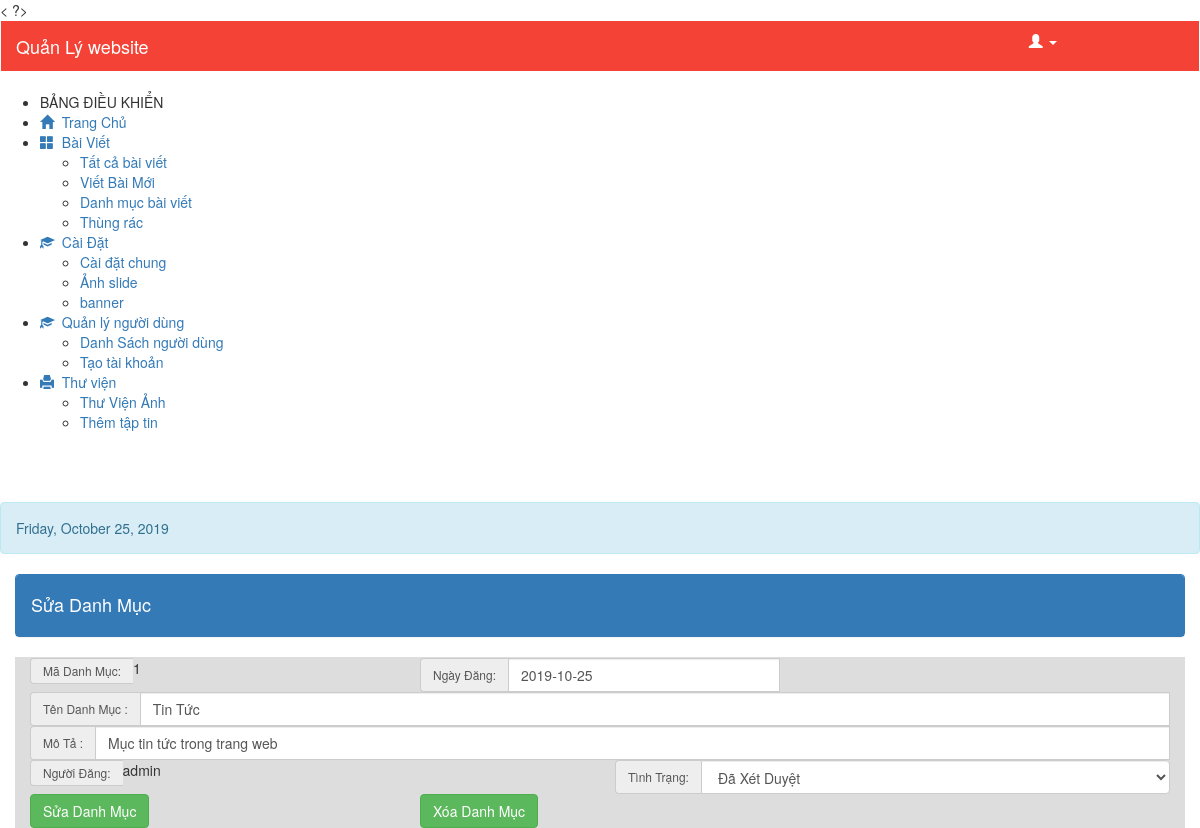
/sua-danh-muc.php?per_id=1 (signed in), run on the app's committed database.
### tables this page shows
CREATE TABLE `danhmuc` (
  `iddanhmuc` int(10) NOT NULL,
  `tendanhmuc` varchar(300) NOT NULL,
  `mota` varchar(250) NOT NULL,
  `iddangnhap` int(1) NOT NULL,
  `ngaydang` date NOT NULL,
  `idtinhtrang` int(10) NOT NULL
);

CREATE TABLE `dangnhap` (
  `iddangnhap` int(10) NOT NULL,
  `tendangnhap` varchar(300) NOT NULL,
  `matkhau` varchar(300) NOT NULL,
  `hoten` varchar(300) NOT NULL,
  `diachi` varchar(300) NOT NULL,
  `kichhoat` varchar(50) NOT NULL,
  `ngaylap` date NOT NULL,
  `idphanquyen` int(10) NOT NULL
);

### sua-danh-muc.php (the view, shortened to what this page needs)
<?php include("header.php") ?>
<?php
include ("connect.php");
$result=$con->prepare("SELECT dangnhap.iddangnhap,dangnhap.tendangnhap,danhmuc.iddanhmuc,danhmuc.tendanhmuc,danhmuc.mota,danhmuc.iddangnhap,danhmuc.ngaydang,danhmuc.idtinhtrang,tinhtrang.idtinhtrang,tinhtrang.tentinhtrang FROM dangnhap,danhmuc,tinhtrang where dangnhap.iddangnhap=danhmuc.iddangnhap and danhmuc.idtinhtrang=tinhtrang.idtinhtrang and danhmuc.iddanhmuc='{$_GET['per_id']}'");
$result->execute();
$fetch = $result->fetchall();
foreach ($fetch as $key => $row) {
?>
    <link href="css/style2.css" rel="stylesheet">
    <section class="content">
        <div class="container-fluid">
      <form action="sua-danh-muc.php" method="POST" enctype="multipart/form-data" name="form1" id="form1">
            <div class="row clearfix">
                <div class="col-lg-12 col-md-12 col-sm-12 col-xs-12">
                    <div class="card">
                        <div class = "panel panel-primary">
                            <div class = "panel-heading">
                                <h4>Sửa Danh Mục</h4>
                            </div>
                        </div>
                        <div class="body">
                        <div  class="container-fluid" style="background-color: #ddd;">
                            <div class="demo-masked-input">
                                <div class="row clearfix">
                                    <div class="col-md-12">
                                    </div>
 <div class="col-md-4">
                                        <div class="input-group">
                                            <span class="input-group-addon">
                                                Mã Danh Mục:
                                            </span>
                                                <div class="form-line">
                                                    <?php echo $row['iddanhmuc']; ?>
                                                </div>
                                        </div>
                                    </div>
                                     <div class="col-md-4">
                                        <div class="input-group">
                                            <span class="input-group-addon">
                                                Ngày Đăng:
                                            </span>
                                                <div class="form-line">
                                                <input type="text" class="form-control" name="ngaydang" placeholder="Ngày Đăng" value="<?php echo $row['ngaydang']; ?>">
                                                </div>
                                        </div>
                                    </div>
                                    <div class="col-md-12">
                                        <div class="input-group">
                                            <span class="input-group-addon">
                                                Tên Danh Mục :
                                            </span>
                                                <div class="form-line">
                                            <input type="text" class="form-control" name="tendanhmuc" placeholder="Tên Danh Mục" value="<?php echo $row['tendanhmuc']; ?>">
                                                </div>
                                        </div>
                                    </div>
                                       <div class="col-md-12">
                                        <div class="input-group">
                                            <span class="input-group-addon">
                                                Mô Tả :
                                            </span>
                                                <div class="form-line">
                                            <input type="text" class="form-control" name="mota" placeholder="Mô Tả" value="<?php echo $row['mota']; ?>">
                                                </div>
                                        </div>
                                    </div>
 <div class="col-md-6">
                                        <div class="input-group">
                                            <span class="input-group-addon">
                                                Người Đăng:
                                            </span>
                                                <div class="form-line">
                                                    <?php echo $row['tendangnhap']; ?>
                                                </div>
                                        </div>
                                    </div>
                                   <div class="col-md-6">
                                        <div class="input-group">
                                            <span class="input-group-addon">
                                                Tình Trạng:
                                            </span>
                                               <select class="form-control" name="tinhtrang">
                                    <?php
                                        include("connect.php");
                                        $personnel = $con->prepare("SELECT * FROM tinhtrang ORDER BY idtinhtrang");
                                        $personnel->execute();
                                        while($row = $personnel->fetch()) {
                                            $idtinhtrang = $row['idtinhtrang'];
                                            $tentinhtrang = $row['tentinhtrang'];
                                    ?>
                                    <option value="<?php echo $idtinhtrang ?>"><?php echo $tentinhtrang?></option>
                                    <?php } ?>
                                    </select>
                                        </div>
                                    </div>
                                    <div class="col-md-4">
                                       <input type="submit" name="update" value="Sửa Danh Mục" class="btn btn-success">
                                </div>
 <div class="col-md-4">
                                       <input type="submit" name="delete" value="Xóa Danh Mục" class="btn btn-success">
                                </div>
                                  </form>
                                </div>
        <?php } ?>
    </section>
  <?php include("script.php"); ?>

### TONDUCTHANG_New/BaiTapLon/admin/css/style2.css (style rules this page uses)
.input-group .input-group-addon { font-size: 12px !important; }

### data on the page
danhmuc: iddanhmuc "1", ngaydang "2019-10-25", tendanhmuc "Tin Tức", mota "Mục tin tức trong trang web", iddangnhap.tendangnhap "admin"

### other printed values
form field tinhtrang "Đã Xét Duyệt"
